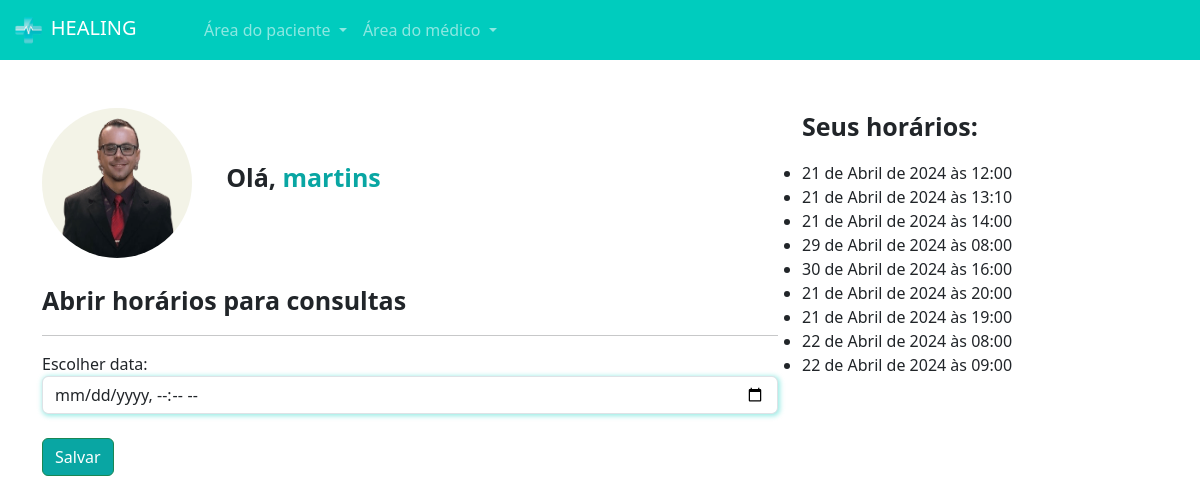
Page /medicos/abrir_horario/ (signed in) on the committed database.
### medico/models.py (models this page shows, shortened)
class DadosMedico(models.Model):
    crm = models.CharField(max_length=30)
    nome = models.CharField(max_length=100)
    cep = models.CharField(max_length=15)
    rua = models.CharField(max_length=100)
    bairro = models.CharField(max_length=100)
    numero = models.IntegerField()
    rg = models.ImageField(upload_to='rgs')
    cedula_identidade_medica = models.ImageField(upload_to='cim')
    foto = models.ImageField(upload_to='fotos_perfil')
    descricao = models.TextField()
    valor_consulta = models.FloatField(default=100)
    user = models.ForeignKey(User, on_delete=models.DO_NOTHING)
    especialidade = models.ForeignKey(Especialidades, on_delete=models.DO_NOTHING)

class DatasAbertas(models.Model):
    data = models.DateTimeField()
    user = models.ForeignKey(User, on_delete=models.DO_NOTHING) # as datas abertas estarão atreladas a um usuário
    agendado = models.BooleanField(default=False)

### medico/views.py (the view, shortened to what this page needs)
# urls.py: path('abrir_horario/', views.abrir_horario, name='abrir_horario'),
@login_required
def abrir_horario(request):
    if not is_medico(request.user):
        messages.add_message(request, constants.WARNING, 'Somente médicos podem abrir horários!')
        return redirect('/usuarios/sair')
    if request.method == 'GET':
        dados_medico = DadosMedico.objects.get(user=request.user) # busca um elemento, tem so um argumento
        datas_abertas = DatasAbertas.objects.filter(user=request.user) # filtra as datas abertas do usuario logado
        return render(request, 'abrir_horario.html', {'dados_medico': dados_medico, 'datas_abertas': datas_abertas, 'is_medico': is_medico(request.user)})

### medico/models.py (called while the page is built)
def is_medico(user):
    return DadosMedico.objects.filter(user=user).exists()

### medico/templates/abrir_horario.html (shortened to what this page needs)
{% extends "bases/base.html" %}
{% load static %}
{% block 'head' %}
    <link rel="stylesheet" href="{% static 'medicos/css/abrir_horario.css' %}">
    <link rel="stylesheet" href="{% static 'usuarios/css/usuarios.css' %}">
    <link rel="stylesheet" href="{% static 'medicos/css/cadastro_medico.css' %}">
{% endblock 'head' %}
{% block 'body' %}
{% include "partials/navbar.html" %}
    <div class="container">
        <br><br>
        <div class="row">
            <div class="col-md-8">
                <img src="{{ dados_medico.foto.url }}"  class="foto-perfil" alt="">
                <label style="margin-left: 30px; font-size: 25px" class="p-bold">Olá, <span class="color-dark">{{request.user.username}}</span></label>
                <br>
                <br>
                <p style="font-size: 25px" class="p-bold">Abrir horários para consultas</p>
                <hr>
                <form action="{% url 'abrir_horario' %}" method="POST"> {% csrf_token %}
                    <label for="">Escolher data:</label>
                    <input type="datetime-local" name="data" class="form-control shadow-main-color">
                    <br>
                    <input type="submit" value="Salvar" class="btn btn-success btn-dark-color">
                </form>
            </div>
            <div class="col-md-4">
                <p style="font-size: 25px" class="p-bold">Seus horários:</p>
                <ul class="list-group">
                    {% for data in datas_abertas %}
                        <li>{{ data.data}}</li>
                    {% endfor %}
                </ul>
            </div>
        </div>
    </div>
{% endblock 'body' %}

### templates/static/geral/css/base.css (style rules this page uses)
:root { --main-color: #00CCBE; --dark-color: #09A6A3; --contrast-color: #FFD686; }
.p-bold { font-weight: bold; }
.color-dark { color: var(--dark-color); }

### templates/static/medicos/css/abrir_horario.css (style rules this page uses)
.foto-perfil { width: 150px; height: 150px; border-radius: 75px; }

### templates/static/usuarios/css/usuarios.css (style rules this page uses)
.btn-dark-color { background-color: var(--dark-color); color: white; }

### templates/static/medicos/css/cadastro_medico.css (style rules this page uses)
.shadow-main-color { box-shadow: 1px 1px 5px 1px rgba(0, 204, 190,.4); }

### rows in the picture
DadosMedico: foto (picture)
DatasAbertas: data "21 de Abril de 2024 às 12:00"
DatasAbertas: data "21 de Abril de 2024 às 13:10"
DatasAbertas: data "21 de Abril de 2024 às 14:00"
DatasAbertas: data "29 de Abril de 2024 às 08:00"
DatasAbertas: data "30 de Abril de 2024 às 16:00"
DatasAbertas: data "21 de Abril de 2024 às 20:00"
DatasAbertas: data "21 de Abril de 2024 às 19:00"
DatasAbertas: data "22 de Abril de 2024 às 08:00"
DatasAbertas: data "22 de Abril de 2024 às 09:00"

### other values in the picture
{{ request.user.username }} "martins"
